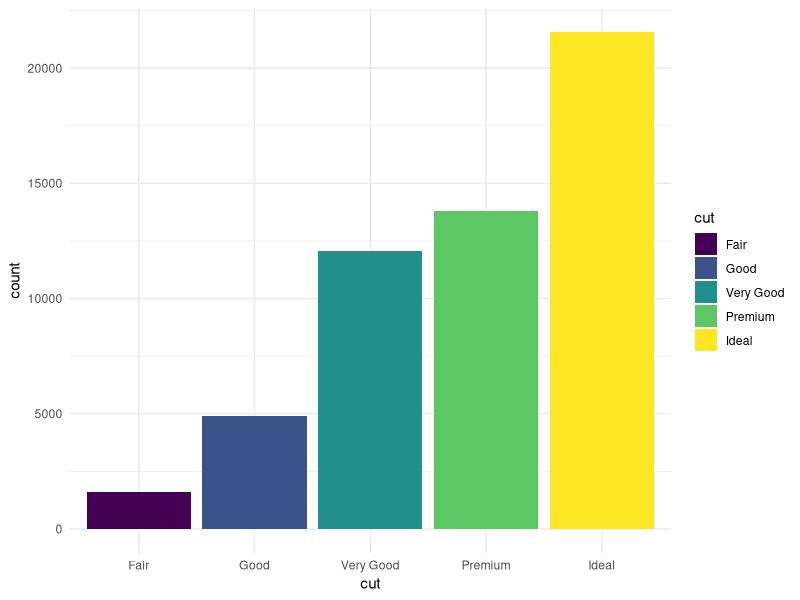
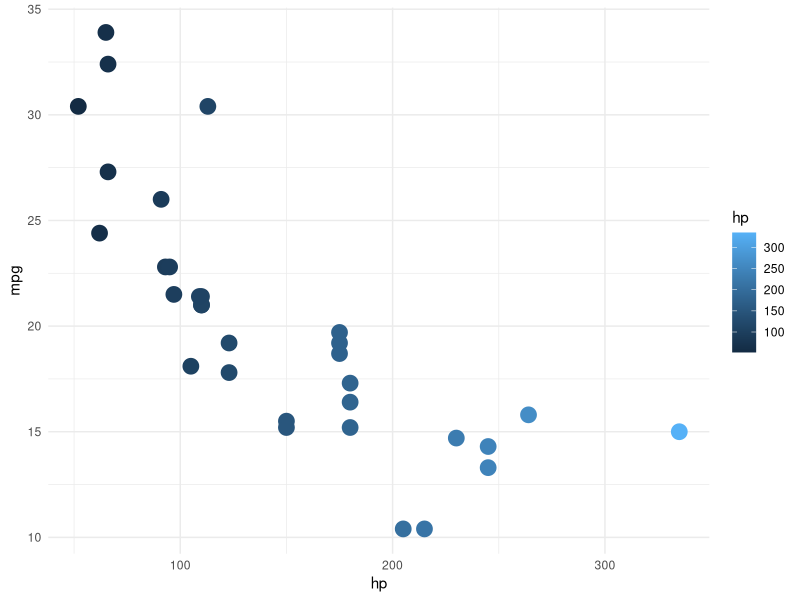
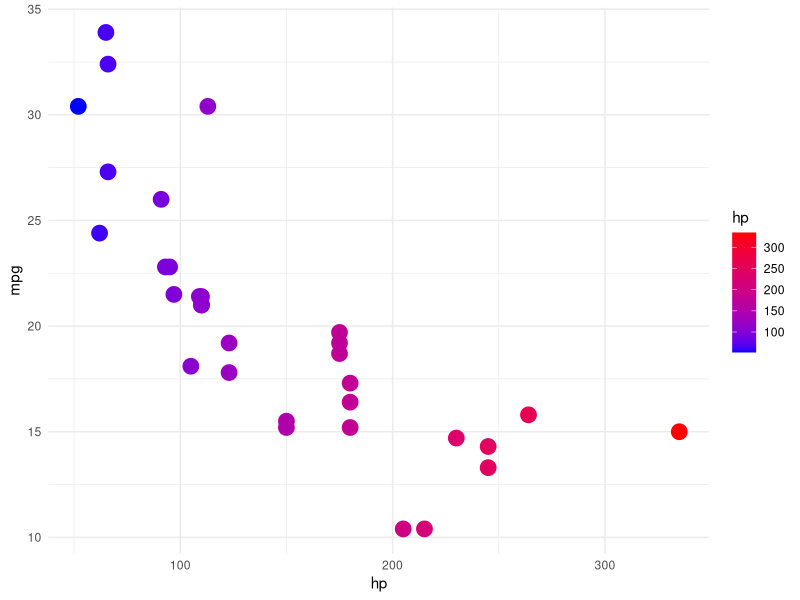

These charts were generated, in order, by the following R code:
# build color palette

library(ggplot2)
library(dplyr)

# color palette
# - if fill -> scale_fill_manual
diamonds %>%
  ggplot(
    aes(cut, fill = cut)
  ) +
  geom_bar() +
  theme_minimal() +
  scale_fill_manual(
    values = c(
      "#440154",
      "#3B528B",
      "#21908C",
      "#5DC863",
      "#FDE725")
  )

# without color palette
mtcars %>%
  ggplot(
    aes(hp, mpg, color = hp)
  ) +
  geom_point(size = 5) +
  theme_minimal()

## gradient color
mtcars %>%
  ggplot(
    aes(hp, mpg, color = hp)
  ) +
  geom_point(size = 5) +
  theme_minimal() +
  scale_color_gradient(
    low = "blue",
    high = "red"
  )
